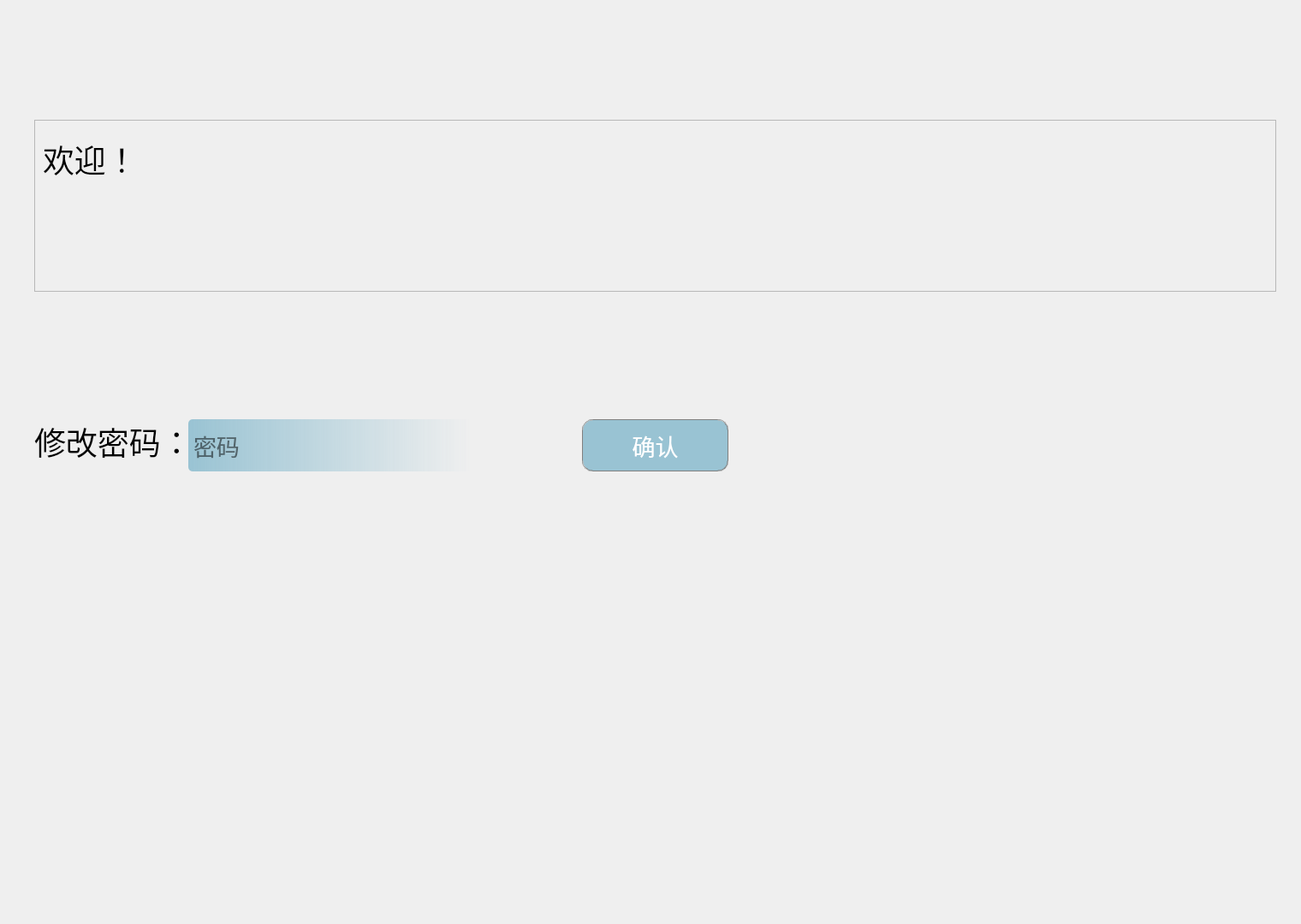
<?xml version="1.0" encoding="UTF-8"?>
<ui version="4.0">
 <class>ReaderInfo</class>
 <widget class="QWidget" name="ReaderInfo">
  <property name="geometry">
   <rect>
    <x>0</x>
    <y>0</y>
    <width>1520</width>
    <height>1080</height>
   </rect>
  </property>
  <property name="windowTitle">
   <string>Form</string>
  </property>
  <widget class="QLabel" name="label_3">
   <property name="geometry">
    <rect>
     <x>40</x>
     <y>480</y>
     <width>451</width>
     <height>71</height>
    </rect>
   </property>
   <property name="font">
    <font>
     <family>微软雅黑 Light</family>
     <pointsize>28</pointsize>
    </font>
   </property>
   <property name="text">
    <string>修改密码：</string>
   </property>
  </widget>
  <widget class="QLineEdit" name="line_password">
   <property name="geometry">
    <rect>
     <x>220</x>
     <y>490</y>
     <width>331</width>
     <height>61</height>
    </rect>
   </property>
   <property name="minimumSize">
    <size>
     <width>331</width>
     <height>61</height>
    </size>
   </property>
   <property name="maximumSize">
    <size>
     <width>331</width>
     <height>61</height>
    </size>
   </property>
   <property name="font">
    <font>
     <family>微软雅黑 Light</family>
     <pointsize>20</pointsize>
    </font>
   </property>
   <property name="styleSheet">
    <string notr="true">border-radius:5px;
padding:2px 4px;
background-color: qlineargradient(spread:pad, x1:0, y1:0, x2:1, y2:0, stop:0 rgba(153,195,211,255), stop:1 rgba(152,195,212, 0));</string>
   </property>
   <property name="maxLength">
    <number>16</number>
   </property>
   <property name="echoMode">
    <enum>QLineEdit::Password</enum>
   </property>
   <property name="placeholderText">
    <string>密码</string>
   </property>
   <property name="clearButtonEnabled">
    <bool>true</bool>
   </property>
  </widget>
  <widget class="QPushButton" name="but_ok">
   <property name="geometry">
    <rect>
     <x>680</x>
     <y>490</y>
     <width>171</width>
     <height>61</height>
    </rect>
   </property>
   <property name="font">
    <font>
     <family>微软雅黑 Light</family>
     <pointsize>20</pointsize>
     <weight>50</weight>
     <bold>false</bold>
    </font>
   </property>
   <property name="styleSheet">
    <string notr="true">QPushButton{
border:1px groove gray;
border-radius:12px;
padding:2px 4px;
color: rgb(255, 255, 255);
background-color: rgba(153,195,211,255);
}
 
QPushButton:hover{
border:1px groove gray;
border-radius:12px;
padding:2px 4px;
color:  rgba(153,195,211,160);
background-color: rgba(153,195,211,180);
}
QPushButto:pressed{
border:1px groove gray;
border-radius:12px;
padding:2px 4px;
color: rgb(255, 255, 255);
background-color: rgba(153,195,211,100);
padding-left:6px;
padding-top:6px;
}</string>
   </property>
   <property name="text">
    <string>确认</string>
   </property>
  </widget>
  <widget class="QFrame" name="frame">
   <property name="geometry">
    <rect>
     <x>40</x>
     <y>140</y>
     <width>1451</width>
     <height>201</height>
    </rect>
   </property>
   <property name="frameShape">
    <enum>QFrame::StyledPanel</enum>
   </property>
   <property name="frameShadow">
    <enum>QFrame::Raised</enum>
   </property>
   <widget class="QLabel" name="label">
    <property name="geometry">
     <rect>
      <x>10</x>
      <y>10</y>
      <width>451</width>
      <height>71</height>
     </rect>
    </property>
    <property name="font">
     <font>
      <family>微软雅黑 Light</family>
      <pointsize>28</pointsize>
     </font>
    </property>
    <property name="text">
     <string>欢迎！</string>
    </property>
   </widget>
   <widget class="QLabel" name="label_2">
    <property name="geometry">
     <rect>
      <x>10</x>
      <y>100</y>
      <width>1111</width>
      <height>71</height>
     </rect>
    </property>
    <property name="font">
     <font>
      <family>微软雅黑 Light</family>
      <pointsize>28</pointsize>
     </font>
    </property>
    <property name="text">
     <string/>
    </property>
   </widget>
  </widget>
 </widget>
 <resources/>
 <connections/>
</ui>
